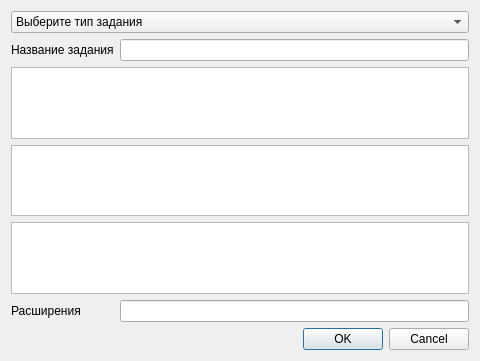
<?xml version="1.0" encoding="UTF-8"?>
<ui version="4.0">
 <class>AddTaskDialog</class>
 <widget class="QDialog" name="AddTaskDialog">
  <property name="geometry">
   <rect>
    <x>0</x>
    <y>0</y>
    <width>480</width>
    <height>361</height>
   </rect>
  </property>
  <property name="windowTitle">
   <string>Добавить задание</string>
  </property>
  <layout class="QFormLayout" name="formLayout">
   <item row="0" column="0" colspan="2">
    <widget class="QComboBox" name="task_type">
     <item>
      <property name="text">
       <string>Выберите тип задания</string>
      </property>
     </item>
     <item>
      <property name="text">
       <string>Задание для проверки учителем</string>
      </property>
     </item>
     <item>
      <property name="text">
       <string>Задание в Системе Тестов</string>
      </property>
     </item>
    </widget>
   </item>
   <item row="1" column="0">
    <widget class="QLabel" name="title_label">
     <property name="text">
      <string>Название задания</string>
     </property>
    </widget>
   </item>
   <item row="1" column="1">
    <widget class="QLineEdit" name="title"/>
   </item>
   <item row="3" column="0" colspan="2">
    <widget class="QTextEdit" name="text_task"/>
   </item>
   <item row="4" column="0" colspan="2">
    <widget class="QListWidget" name="task_list"/>
   </item>
   <item row="5" column="0">
    <widget class="QLabel" name="file_label">
     <property name="text">
      <string>Расширения</string>
     </property>
    </widget>
   </item>
   <item row="5" column="1">
    <widget class="QLineEdit" name="files"/>
   </item>
   <item row="7" column="1">
    <widget class="QDialogButtonBox" name="buttonBox">
     <property name="orientation">
      <enum>Qt::Horizontal</enum>
     </property>
     <property name="standardButtons">
      <set>QDialogButtonBox::Cancel|QDialogButtonBox::Ok</set>
     </property>
    </widget>
   </item>
   <item row="2" column="0" colspan="2">
    <widget class="QTextEdit" name="background">
     <property name="readOnly">
      <bool>true</bool>
     </property>
    </widget>
   </item>
  </layout>
 </widget>
 <resources/>
 <connections>
  <connection>
   <sender>buttonBox</sender>
   <signal>accepted()</signal>
   <receiver>AddTaskDialog</receiver>
   <slot>accept()</slot>
   <hints>
    <hint type="sourcelabel">
     <x>375</x>
     <y>351</y>
    </hint>
    <hint type="destinationlabel">
     <x>157</x>
     <y>274</y>
    </hint>
   </hints>
  </connection>
  <connection>
   <sender>buttonBox</sender>
   <signal>rejected()</signal>
   <receiver>AddTaskDialog</receiver>
   <slot>reject()</slot>
   <hints>
    <hint type="sourcelabel">
     <x>443</x>
     <y>351</y>
    </hint>
    <hint type="destinationlabel">
     <x>286</x>
     <y>274</y>
    </hint>
   </hints>
  </connection>
 </connections>
</ui>
